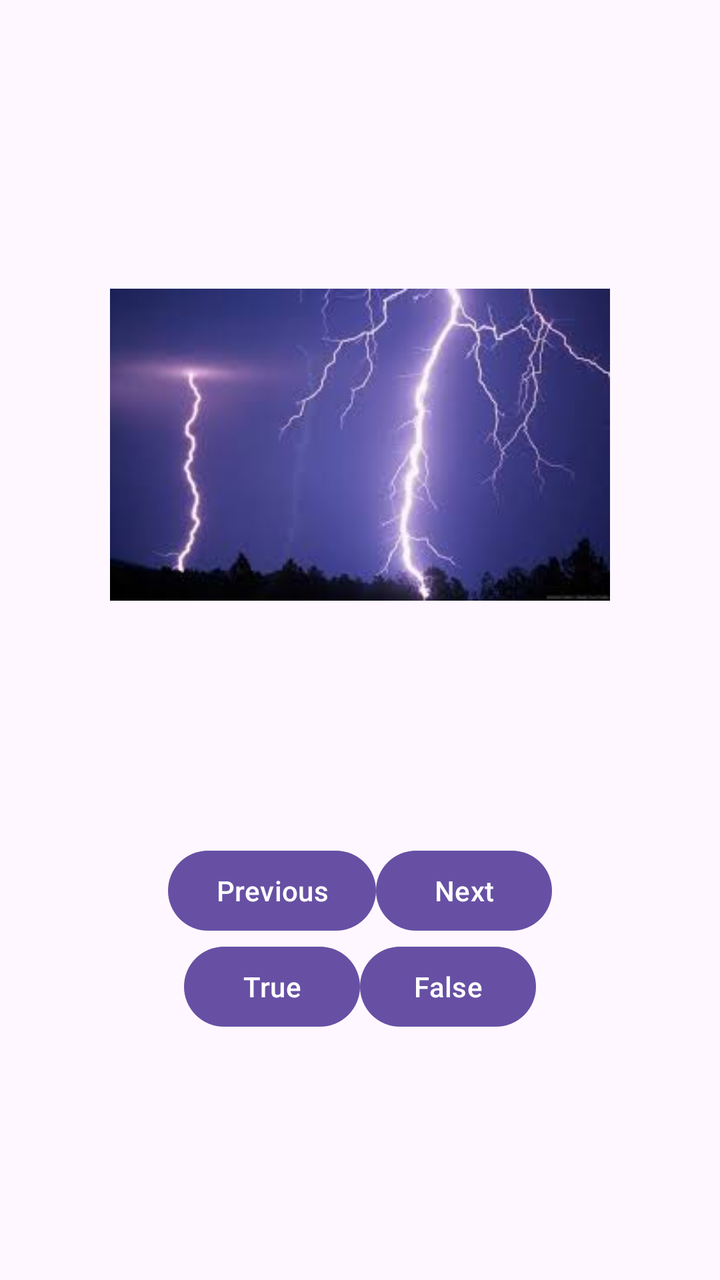
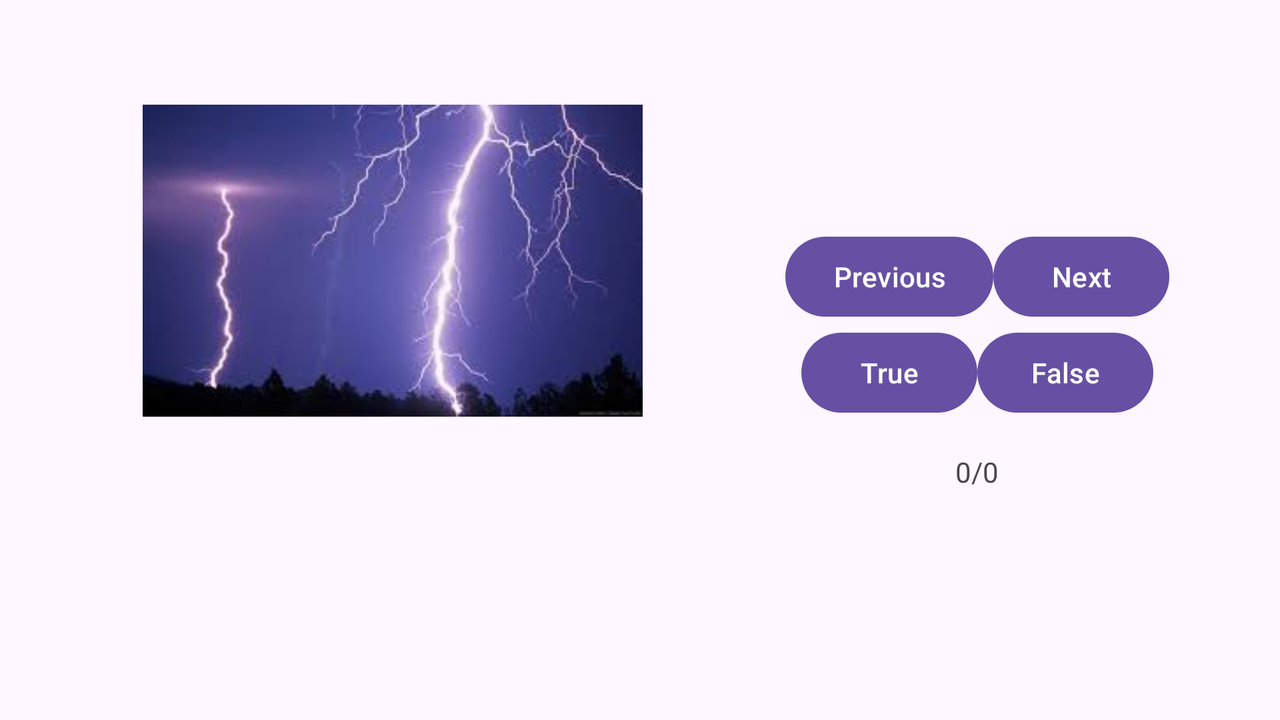

An Android layout and its configuration variant, each rendered on a device that would load it. The default file and the variant file are quoted in full after the pictures.
<!-- AndroidManifest.xml: application theme Theme.QuizPractice -->
<!-- res/layout/activity_main.xml -->
<?xml version="1.0" encoding="utf-8"?>
<LinearLayout xmlns:android="http://schemas.android.com/apk/res/android"
    xmlns:app="http://schemas.android.com/apk/res-auto"
    xmlns:tools="http://schemas.android.com/tools"
    android:id="@+id/main"
    android:layout_width="match_parent"
    android:layout_height="match_parent"
    android:orientation="vertical"
    android:gravity="center"
    tools:context=".MainActivity">

    <ImageView
        android:id="@+id/question_image_view"
        android:layout_width="250dp"
        android:layout_height="200dp"
        android:layout_marginBottom="16dp"
        tools:src="@drawable/lightning_bolt"/>

    <TextView
        android:id="@+id/question_text_view"
        android:layout_width="wrap_content"
        android:layout_height="wrap_content"
        android:padding="24dp"
        android:layout_marginBottom="16dp"/>

    <LinearLayout
        android:layout_width="wrap_content"
        android:layout_height="wrap_content"
        >

        <Button
            android:id="@+id/previousButton"
            android:layout_width="wrap_content"
            android:layout_height="wrap_content"
            android:text="Previous"/>
        <Button
            android:id="@+id/nextButton"
            android:layout_width="wrap_content"
            android:layout_height="wrap_content"
            android:text="Next"/>

    </LinearLayout>

    <LinearLayout
        android:layout_width="wrap_content"
        android:layout_height="wrap_content">
        <Button
            android:id="@+id/trueButton"
            android:layout_width="wrap_content"
            android:layout_height="wrap_content"
            android:text="True" />
        <Button
            android:id="@+id/falseButton"
            android:layout_width="wrap_content"
            android:layout_height="wrap_content"
            android:text="False"/>
    </LinearLayout>

</LinearLayout>
<!-- resources referenced by this layout -->
<resources>
  <!-- drawable lightning_bolt: jpeg bitmap (drawable, 5957 bytes) -->
  <style name="Theme.QuizPractice" parent="Base.Theme.QuizPractice" />
  <style name="Base.Theme.QuizPractice" parent="Theme.Material3.DayNight.NoActionBar">
          
          
      </style>
</resources>
<!-- res/layout-land/activity_main.xml (the repository's variant of the layout above) -->
<!-- drawn on the phone turned sideways -->
<?xml version="1.0" encoding="utf-8"?>
<LinearLayout xmlns:android="http://schemas.android.com/apk/res/android"
    xmlns:app="http://schemas.android.com/apk/res-auto"
    xmlns:tools="http://schemas.android.com/tools"
    android:id="@+id/main"
    android:layout_width="match_parent"
    android:layout_height="match_parent"
    android:gravity="center"
    android:orientation="horizontal"
    tools:context=".MainActivity"
    android:weightSum="1.5">

    <LinearLayout
        android:layout_width="wrap_content"
        android:layout_height="wrap_content"
        android:orientation="vertical"
        android:layout_weight="0.5"
        android:gravity="center"
        android:layout_marginHorizontal="16dp"
        >

        <ImageView
            android:id="@+id/question_image_view"
            android:layout_width="250dp"
            android:layout_height="200dp"
            android:layout_marginBottom="16dp"
            tools:src="@drawable/lightning_bolt"/>

        <TextView
            android:id="@+id/question_text_view"
            android:layout_width="wrap_content"
            android:layout_height="wrap_content"
            android:layout_gravity="center_horizontal"
            android:layout_marginBottom="16dp"
            android:padding="24dp" />
    </LinearLayout>

    <LinearLayout
        android:layout_width="wrap_content"
        android:layout_height="wrap_content"
        android:orientation="vertical"
        android:layout_weight="0.5"
        android:gravity="center">

        <LinearLayout
            android:layout_width="wrap_content"
            android:layout_height="wrap_content"
            android:layout_gravity="center_vertical|center_horizontal"
            >

            <Button
                android:id="@+id/previousButton"
                android:layout_width="wrap_content"
                android:layout_height="wrap_content"
                android:layout_gravity="bottom|right"
                android:text="Previous" />

            <Button
                android:id="@+id/nextButton"
                android:layout_width="wrap_content"
                android:layout_height="wrap_content"
                android:layout_gravity="bottom|right"
                android:text="Next" />
        </LinearLayout>


        <LinearLayout
            android:layout_width="wrap_content"
            android:layout_height="wrap_content"
            android:layout_gravity="center_vertical|center_horizontal">

            <Button
                android:id="@+id/trueButton"
                android:layout_width="wrap_content"
                android:layout_height="wrap_content"
                android:text="True" />

            <Button
                android:id="@+id/falseButton"
                android:layout_width="wrap_content"
                android:layout_height="wrap_content"
                android:text="False" />
        </LinearLayout>

        <LinearLayout
            android:layout_width="wrap_content"
            android:layout_height="wrap_content"
            android:orientation="vertical"
            android:layout_weight="0.5"
            android:gravity="center"
            android:layout_marginHorizontal="16dp"
            >

            <TextView
                android:id="@+id/scoreTextView"
                android:layout_width="wrap_content"
                android:layout_height="wrap_content"
                android:layout_gravity="center_horizontal"
                android:layout_marginTop="16dp"
                android:text="0/0"/>
        </LinearLayout>

        </LinearLayout>


</LinearLayout>
